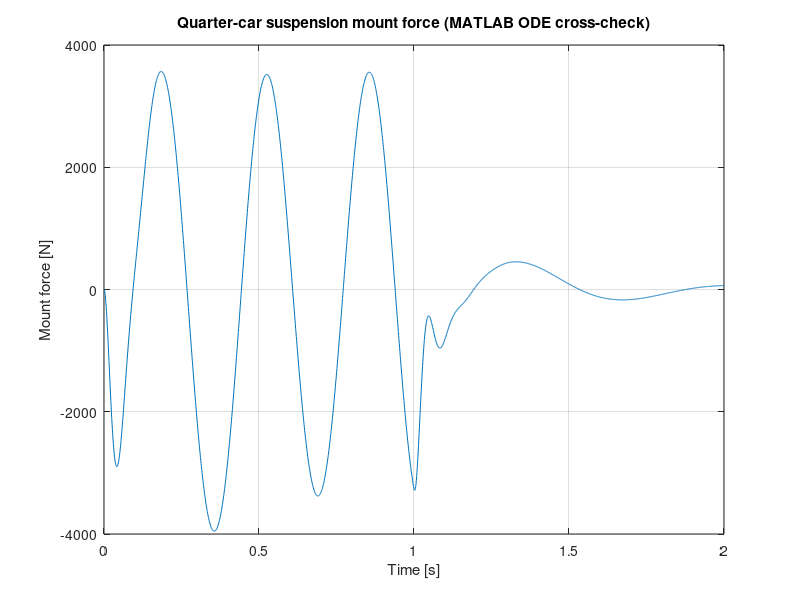

The MATLAB script that drew this image:
%% quarter_car_ode.m
%
% Independent MATLAB ODE solution of the same 2-DOF quarter-car system
% built in Simulink (build_quarter_car_simulink.m). Solving the same
% physics two different ways and comparing results is the cross-check
% step referenced in the README -- if this script and the Simulink model
% disagree, that's a sign of a modeling error before any FEA is trusted.
%
% Usage:
%   [t, F_mount, peak_force] = quarter_car_ode();

function [t, F_mount, peak_force] = quarter_car_ode()

    % Same placeholder parameters as build_quarter_car_simulink.m --
    % TODO: keep these in sync, or refactor into a shared params file.
    p.m_s = 350;   p.m_u = 45;
    p.k_s = 35000; p.c_s = 2500;
    p.k_t = 250000;

    tspan = linspace(0, 2, 2000);
    x0 = zeros(4,1); % [x_s, x_u, xdot_s, xdot_u]

    road = @(t) 0.05 * sin(2*pi*3*t) .* (t < 1); % simple bump, TODO: replace
                                                   % with an ISO 8608 profile
                                                   % or measured input

    [t, x] = ode45(@(t,x) qc_deriv(t, x, p, road), tspan, x0);

    x_s = x(:,1); x_u = x(:,2);
    xdot_s = x(:,3); xdot_u = x(:,4);

    F_mount = p.k_s*(x_s - x_u) + p.c_s*(xdot_s - xdot_u);
    peak_force = max(abs(F_mount));

    fprintf('Peak suspension mount force (ODE model): %.1f N\n', peak_force);
    fprintf('Compare this against qc_states from the Simulink model --\n');
    fprintf('agreement within a few %% validates both models.\n');

    figure;
    plot(t, F_mount);
    xlabel('Time [s]'); ylabel('Mount force [N]');
    title('Quarter-car suspension mount force (MATLAB ODE cross-check)');
    grid on;
end

function dxdt = qc_deriv(t, x, p, road)
    x_s = x(1); x_u = x(2); xdot_s = x(3); xdot_u = x(4);
    x_r = road(t);

    xddot_s = (-p.k_s*(x_s-x_u) - p.c_s*(xdot_s-xdot_u)) / p.m_s;
    xddot_u = ( p.k_s*(x_s-x_u) + p.c_s*(xdot_s-xdot_u) - p.k_t*(x_u-x_r)) / p.m_u;

    dxdt = [xdot_s; xdot_u; xddot_s; xddot_u];
end
